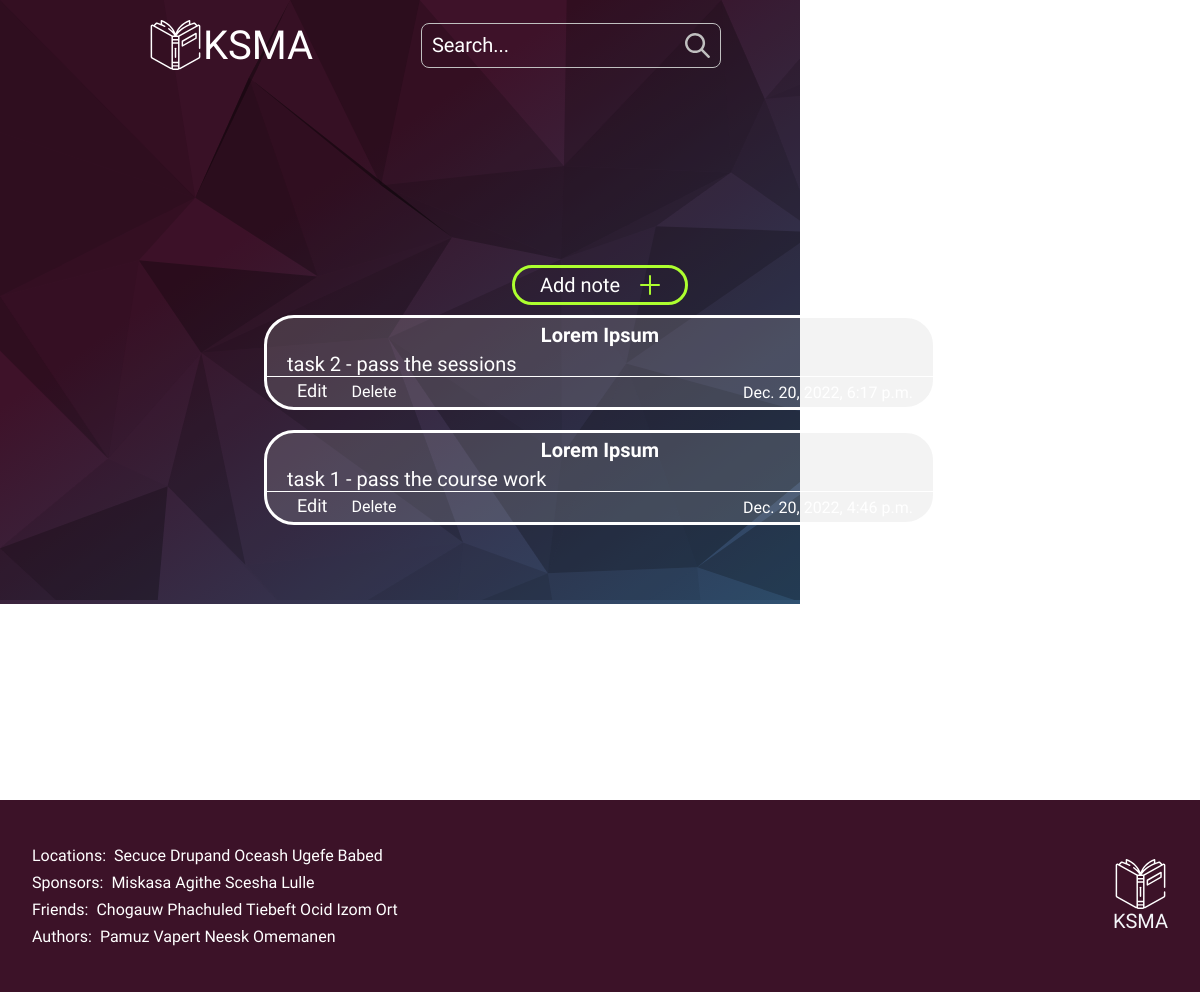
The app's page /notes/ with its own data.
### users/models.py (models this page shows, shortened)
class Model_notes_of_user(models.Model):
    title_note = models.CharField(max_length=200)
    text_note = models.TextField()
    date_note = models.DateTimeField(auto_now_add=True)

### users/views.py (the view)
# urls.py: path('notes/', View_user_notes.as_view(), name='notes'),
class View_user_notes(generic.ListView):
    template_name = 'note/notes.html'
    def get_queryset(self):
        return Model_notes_of_user.objects.all()[::-1]

### users/templates/note/notes.html (shortened to what this page needs)
{% extends 'index.html' %}
{% block content %}
<div id="bg"></div>
<div class="notes_wrap">
    <div class="note_div">
        <a href="/notes/add_note/" class="add">
            <button class="add_btn">
                <p>Add note</p>
            </button>
        </a>
        {% if object_list %}
        {% for i in object_list %}
        <div class="note">
            <h3 class="notes_title">{{i.title_note}}</h3>
            <p class="notes_text">{{i.text_note}}</p>
            <div class="notes_bottom">
                <div>
                    <a class="notes_edit" href="/notes/{{i.id}}/update_note/">Edit</a>
                    <a class="notes_del" id="switch" href="/notes/{{i.id}}/delete_note/">Delete</a>
                </div>
                <p class="notes_date">{{i.date_note}}</p>
            </div>
        </div>
        {% endfor %}
        {% else %}
        <h1 style="margin: auto;">No notes yet</h1>
        {% endif %}
    </div>
</div>
{% endblock content %}

### static/home.css (style rules this page uses)
* { margin: 0; padding: 0; box-sizing: border-box; color: white; font-family: 'Arima Madurai', cursive; }
:root { --d: 2500ms; --angle: 90deg; --gradX: 100%; --gradY: 50%; --c1: rgb(255, 255, 255); --c2: rgba(168, 239, 255, 0.1); }

### static/index.css (style rules this page uses)
body { overflow-x: hidden; }
* { margin: 0; padding: 0; box-sizing: border-box; color: white; font-family: 'Arima Madurai', cursive; font-weight: normal; }
:root { --d: 2500ms; --angle: 90deg; --gradX: 100%; --gradY: 50%; --c1: rgb(255, 255, 255); --c2: rgba(168, 239, 255, 0.1); }

### static/notes.css (style rules this page uses)
#bg { position: fixed; background: cover; background: linear-gradient(145deg, #3e1229 35%, #1ab4e2 200%); width: auto; height: auto; margin: 0; padding: 0; z-index: -2; }
.notes_wrap { width: 100%; height: 100vh; display: flex; flex-direction: column; align-items: center; }
.note_div { margin: 100px 0px; height: 100%; width: 70%; display: flex; flex-direction: column; flex-wrap: wrap; justify-content: center; align-items: center; }
.note { text-align: left; width: 80%; margin: 10px auto; height: auto; border-radius: 30px; border: 3px solid white; background-color: rgba(192, 192, 192, 0.2); }
.notes_title { text-align: center; padding: 5px 20px; font-weight: bold; font-size: 20px; }
.notes_text { text-align: left; padding: 0px 20px; font-size: 20px; }
.notes_date { text-align: right; }
.notes_bottom { display: flex; width: 100%; justify-content: space-between; padding: 5px 20px; border-top: 1px solid white; align-items: center; }
.add_btn { padding: 5px 25px; color: white; font-size: 20px; background-color: rgba(240, 248, 255, 0); border: 3px solid greenyellow; border-radius: 25px; display: flex; align-items: center; gap: 20px; cursor: pointer; }
a { text-decoration: none; }
.add_plus { width: 20px; height: 20px; }
.add { cursor: pointer !important; width: 200px; display: flex; justify-content: center; }
.notes_edit { color: white; padding: 0px 10px; font-size: 18px; border-radius: 10px; line-height: 1; display: inline-block; }
.notes_edit::after { background-color: orange; display: block; content: ''; height: 2px; width: 0%; -webkit-transition: width 0.1s ease-in-out; -moz--transition: width 0.1s ease-in-out; transition: width 0.1s ease-in-out; }
.notes_del { color: white; padding: 0px 10px; font-size: 16px; border-radius: 10px; line-height: 1; display: inline-block; }
.notes_del::after { background-color: red; display: block; content: ''; height: 2px; width: 0%; -webkit-transition: width 0.1s ease-in-out; -moz--transition: width 0.1s ease-in-out; transition: width 0.1s ease-in-out; }

### records on screen
Model_notes_of_user: title_note "Lorem Ipsum", text_note "task 2 - pass the sessions", date_note "Dec. 20, 2022, 6:17 p.m."
Model_notes_of_user: title_note "Lorem Ipsum", text_note "task 1 - pass the course work", date_note "Dec. 20, 2022, 4:46 p.m."
